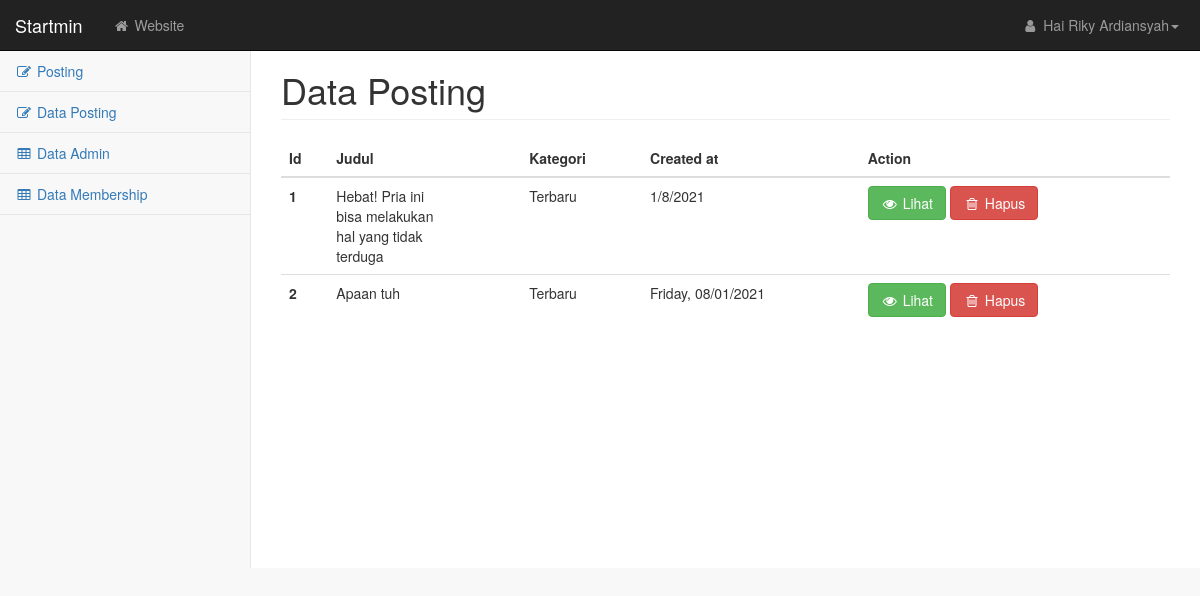
/admin/dataPosting.php (signed in), run on an earlier commit of the app's database.
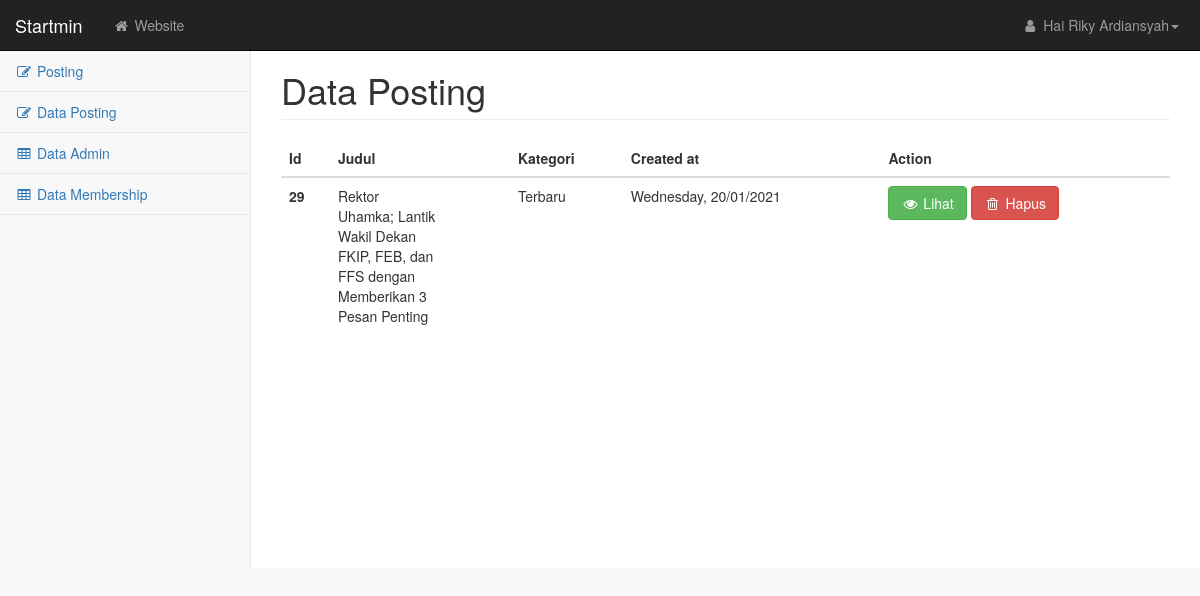
And on a later commit of the database.
### tables this page shows
CREATE TABLE `posting` (
  `id` int(5) NOT NULL,
  `img` text NOT NULL,
  `judul` text NOT NULL,
  `kategori` varchar(25) NOT NULL,
  `artikel` text NOT NULL,
  `created_at` varchar(25) NOT NULL
);

### admin/dataPosting.php (the view, shortened to what this page needs)
<!DOCTYPE html>
<html lang="en">
    <head>
        <?php include('resources.php')?>
    </head>
    <body>
        <div id="wrapper">
            <?php include('navigasi.php') ?>
            <div id="page-wrapper">
                <div class="container-fluid">
                    <div class="row">
                        <div class="col-lg-12">
                            <h1 class="page-header">Data Posting</h1>
                        </div>
                    </div>
                    <div class="row">
                        <div class="col-lg-12 col-md-12">
                            <table class="table">
                                <thead>
                                    <tr>
                                        <th scope="col">Id</th>
                                        <th scope="col">Judul</th>
                                        <th scope="col">Kategori</th>
                                        <th scope="col">Created at</th>
                                        <th scope="col">Action</th>
                                    </tr>
                                </thead>
                                <tbody>
                                <?php
                                    require_once('config.php');
                                    $sql = "SELECT * FROM posting";
                                    $query = mysqli_query($db, $sql);
                                    while($data = mysqli_fetch_array($query)){
                                    ?>
                                    <tr>
                                        <th scope="row"><?= $data['id']?></th>
                                        <td>
                                            <div style="width: 100px;">
                                                <?= $data['judul']?></td>
                                            </div>
                                        <td><?= $data['kategori']?></td>
                                        <td><?= $data['created_at'];?></td>
                                        <td>
                                            <button data-toggle="modal" data-target="#myModal<?= $data['id']?>" class="btn btn-success"  data-target="ModalAddData"><i class="fa fa-eye fa-fw"></i> Lihat</button>
                                            <a href="hapusPosting.php?id=<?= $data['id']?>">
                                                <button class="btn btn-danger"><i class="fa fa-trash-o fa-fw"></i> Hapus</button>
                                            </a>
                                        </td>
                                    <?php } ?>
                        </div>
                    </div>
                </div>
            </div>
    </body>
</html>

### admin/resources.php (shortened to what this page needs)
<link href="../asset/css/bootstrap.min.css" rel="stylesheet">
<link href="../asset/css/startmin.css" rel="stylesheet">
<link href="../asset/css/font-awesome.min.css" rel="stylesheet" type="text/css">

### admin/navigasi.php (shortened to what this page needs)
<nav class="navbar navbar-inverse navbar-fixed-top" role="navigation">
                <div class="navbar-header">
                    <a class="navbar-brand" href="index.html">Startmin</a>
                </div>
                <ul class="nav navbar-nav navbar-left navbar-top-links">
                    <li><a href="../index.php"><i class="fa fa-home fa-fw"></i> Website</a></li>
                </ul>
                <ul class="nav navbar-right navbar-top-links">
                    <li class="dropdown">
                        <a class="dropdown-toggle" data-toggle="dropdown" href="#">
                            <i class="fa fa-user fa-fw"></i> Hai <?= $_SESSION['nama'] ?><b class="caret"></b>
                        </a>
                    </li>
                </ul>
                <div class="navbar-default sidebar" role="navigation">
                    <div class="sidebar-nav navbar-collapse">
                        <ul class="nav" id="side-menu">
                            <li>
                                <a href="posting.php"><i class="fa fa-edit fa-fw"></i> Posting</a>
                            </li>
                            <li>
                                <a href="dataPosting.php"><i class="fa fa-edit fa-fw"></i> Data Posting</a>
                            </li>
                            <li>
                                <a href="tables.php"><i class="fa fa-table fa-fw"></i> Data Admin</a>
                            </li>
                            <li>
                                <a href="membership.php"><i class="fa fa-table fa-fw"></i> Data Membership</a>
                            </li>
                        </ul>
                    </div>
                </div>
            </nav>

### asset/css/startmin.css (style rules this page uses)
body { background-color: #f8f8f8; }
#wrapper { width: 100%; }
#page-wrapper { padding-top: 30px; min-height: 568px; background-color: #fff; }
@media (min-width:768px) { #page-wrapper { position: inherit; margin-left: 250px; padding: 30px 15px 0 15px; border-left: 1px solid #e7e7e7; } }
.navbar-header { float: left; }
.navbar-left { float: left; }
.navbar-right { text-align: right; }
.navbar-top-links { margin: 0; }
.navbar-top-links li { display: inline-block; }
.navbar-top-links li:last-child { margin-right: 6px; }
.navbar-top-links li a { padding: 15px; min-height: 50px; }
.navbar-top-links>li>a { color: #999; }
.sidebar .sidebar-nav.navbar-collapse { padding-right: 0; padding-left: 0; }
.sidebar ul li { border-bottom: 1px solid #e7e7e7; }
@media (min-width:768px) { .sidebar { z-index: 1; position: absolute; width: 250px; margin-top: 51px; } }

What changed in the data, as far as the page shows it:
removed posting: id "1", judul "Hebat! Pria ini bisa melakukan hal yang tidak terduga", kategori "Terbaru", created_at "1/8/2021"
removed posting: id "2", judul "Apaan tuh", kategori "Terbaru", created_at "Friday, 08/01/2021"
added posting: id "29", judul "Rektor Uhamka; Lantik Wakil Dekan FKIP, FEB, dan FFS dengan Memberikan 3 Pesan Penting", kategori "Terbaru", created_at "Wednesday, 20/01/2021"
